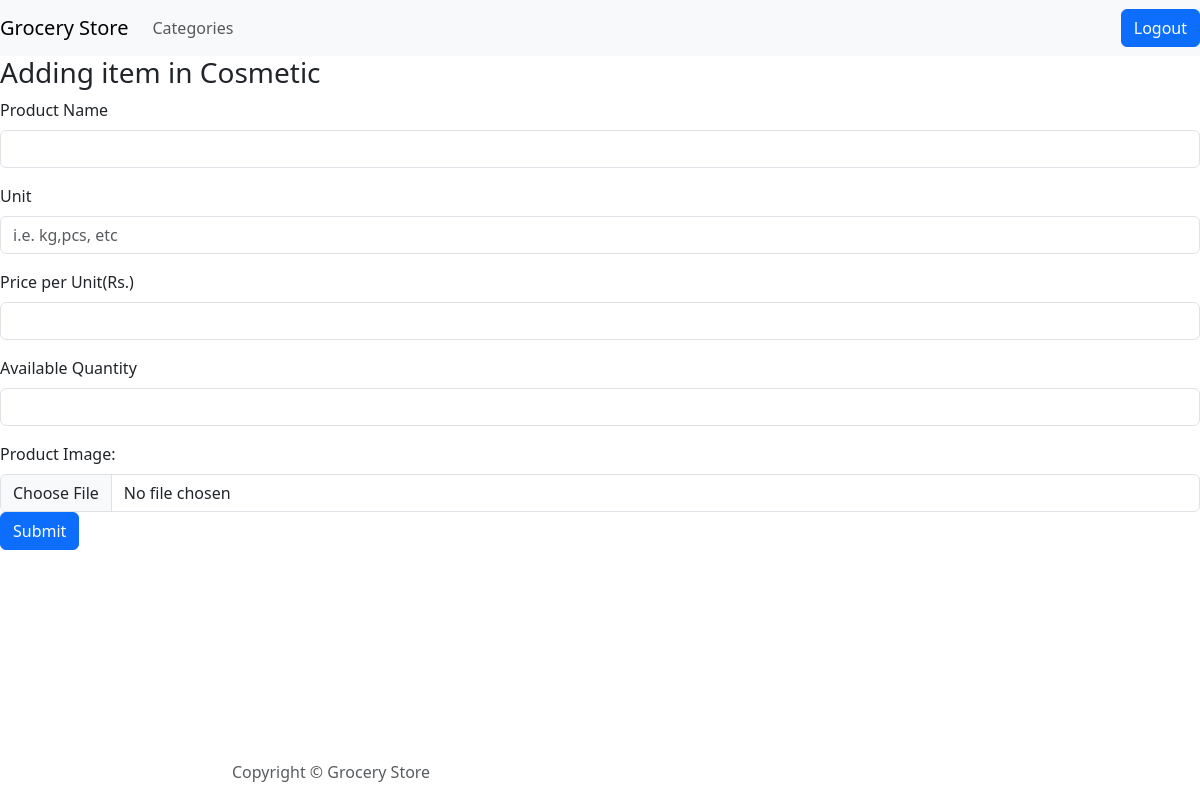
The page /additem/4 on the database as committed earlier.
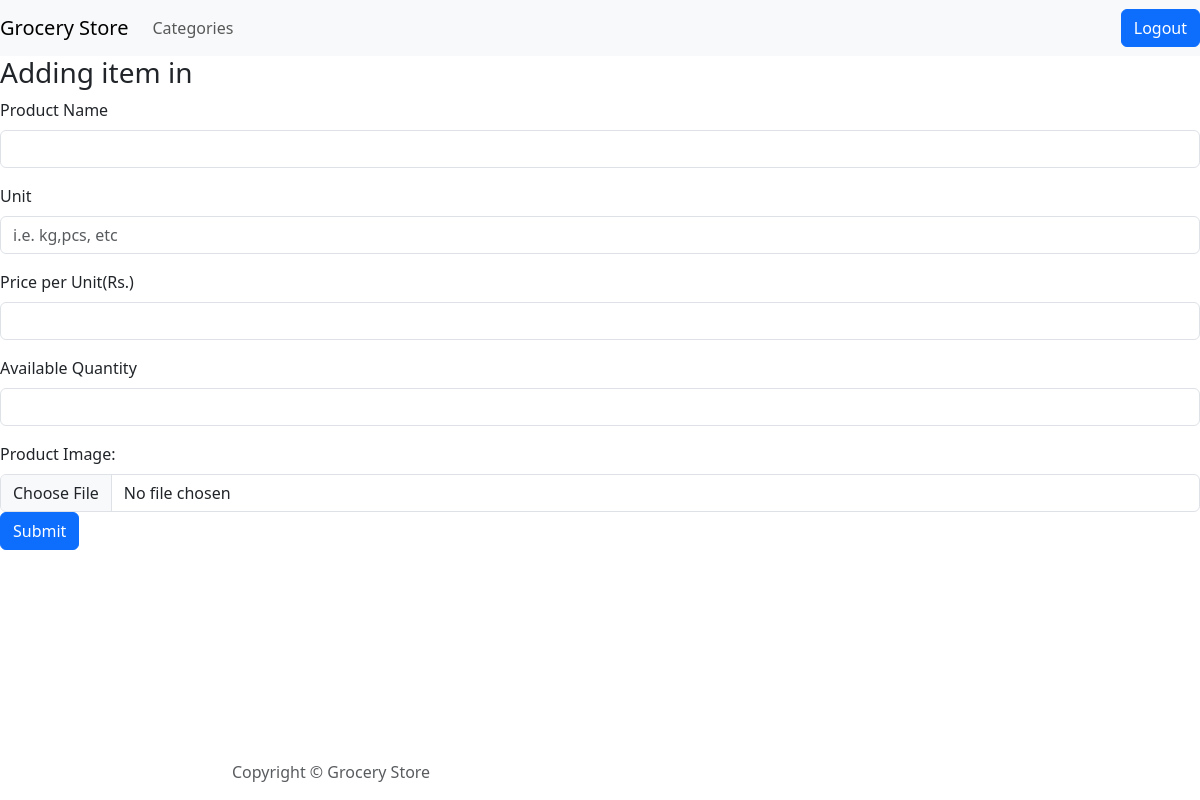
The same page on the database as committed later.
### dbmodel.py (models this page shows)
class Category(db.Model):
    cid = db.Column(db.Integer, primary_key=True, nullable=False)
    name = db.Column(db.String(30), nullable=False)
    pro= db.relationship('Product', backref ="cat", cascade='all, delete-orphan')

### app.py (the view, shortened to what this page needs)
@app.route("/additem/<int:cno>",methods=['GET', 'POST'])
def additem(cno):
    cat= Category.query.get(cno)
    return render_template('additem.html',cat=cat)

### templates/additem.html
{% extends "layout.html" %}
{% block body %}
<h3>Adding item in {{cat.name}}</h3>
<form action="/additem/{{cat.cid}}" method="post" enctype="multipart/form-data">
    <div class="mb-3">
        <label for="name" class="form-label">Product Name</label>
        <input type="text" class="form-control" id="name" name="name">
    </div>
    <div class="mb-3">
        <label for="unit" class="form-label">Unit</label>
        <input type="text" class="form-control" id="unit" name="unit" placeholder="i.e. kg,pcs, etc">
    </div>
    <div class="mb-3">
        <label for="peach" class="form-label">Price per Unit(Rs.)</label>
        <input type="number" class="form-control" id="peach" name="peach">
    </div>
    <div class="mb-3">
        <label for="quantity" class="form-label">Available Quantity</label>
        <input type="text" class="form-control" id="quantity" name="quantity">
    </div>
    <div>
        <label for="file" class="form-label">Product Image:</label>
        <input type="file" class="form-control" name="file">
    </div>
    <input class="btn btn-primary" type="submit" value="Submit">
</form>
{% endblock %}

Rows that differ between the two databases and show on the page:
removed Category: name "Cosmetic"
